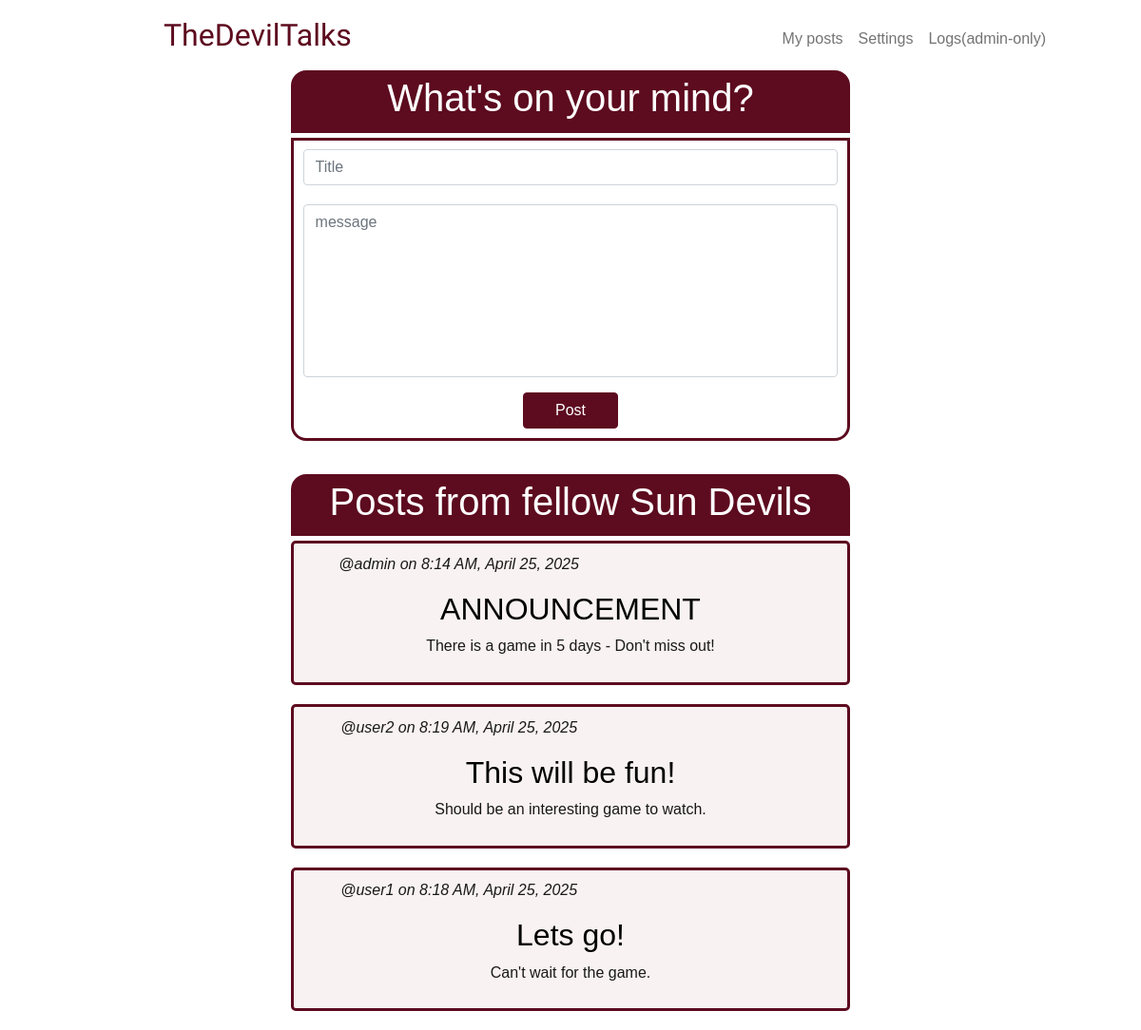
The page / (signed in) on the database its author committed.
### tables this page shows
CREATE TABLE posts (
    id INTEGER PRIMARY KEY AUTOINCREMENT NOT NULL,
    user_id INTEGER NOT NULL,
    title TEXT NOT NULL, 
    content TEXT NOT NULL,
    time_stamp DATETIME DEFAULT CURRENT_TIMESTAMP,
    FOREIGN KEY (user_id) REFERENCES users(id) ON DELETE RESTRICT
);

CREATE TABLE users (
    id INTEGER PRIMARY KEY AUTOINCREMENT NOT NULL,
    username TEXT UNIQUE NOT NULL,
    hashed_password TEXT NOT NULL,
    joined_at DATETIME NOT NULL DEFAULT CURRENT_TIMESTAMP,
    is_admin BOOLEAN DEFAULT FALSE
);

### app.py (the view)
@app.route("/", methods=["GET", "POST"])
@login_required
def home():
    fetch_query = """
    WITH ranked_posts AS (
        SELECT
            posts.id,
            posts.title,
            posts.content,
            posts.time_stamp,
            users.username,
            users.is_admin,
            RANK() OVER (
                ORDER BY users.is_admin DESC, posts.time_stamp DESC
            ) AS rank_order
        FROM posts
        JOIN users ON posts.user_id = users.id
        )
        SELECT *
        FROM ranked_posts
        ORDER BY rank_order;
    """
    if request.method == "POST":
        title = request.form.get("title")
        content = request.form.get("content")
        if not title:
            error_title = "*Add a title"
            posts = db.execute(fetch_query)
            return render_template("home.html", error_title=error_title, posts=posts, content=content)
        if not content:
            error_content = "Write a comment."
            posts = db.execute(fetch_query)
            return render_template("home.html", error_content=error_content, posts=posts, title=title)
        title = request.form.get("title")
        content = request.form.get("content")
        db.execute("INSERT INTO posts (user_id, title, content) VALUES (?, ?, ?)",
                    session["user_id"], title, content)
        posts = db.execute(fetch_query)
        return render_template("home.html", posts=posts)
    else:
        posts = db.execute(fetch_query)
        return render_template("home.html", posts=posts)

### app.py (called while the page is built)
def login_required(f):
    @wraps(f)
    def decorated_function(*args, **kwargs):
        if session.get("user_id") is None:
            return redirect("/login")
        return f(*args, **kwargs)
    return decorated_function

@app.template_filter("format_datetime")
def format_datetime(date_time):
    try:
        parsed_date_time = datetime.strptime(date_time, "%Y-%m-%d %H:%M:%S")
        if platform.system() == "Windows":
            format = "%#I:%M %p, %B %d, %Y" # Hashtag instead of '-'
        else:
            format = "%-I:%M %p, %B %d, %Y" # UNIX OS: '-' instead of Hashtag
        return parsed_date_time.strftime(format)
    except Exception:
        return date_time

### templates/home.html (shortened to what this page needs)
{% extends "layout.html" %}
{% block main %}
    <div class="users-post-header">
        <h1> What's on your mind? </h1>
    </div>
    <div class="users-post-container">
        <form action="/" method="post">
            <div class="mb-3">
                <input class="form-control" id="title" name="title" placeholder="Title" type="text" value="{{ title }}">
            </div>
            <div class="mb-3">
                <textarea class="form-control" id="content" name="content" placeholder="message" rows = "7" maxlength="500" style="resize: none" >{{ content }}</textarea>
            </div>
            <button class="btn btn-primary main-button" id="home-button" type="submit"> Post </button>
        </form>
    </div>
    <div class="others-post-header">
        <h1> Posts from fellow Sun Devils </h1>
    </div>
    <div>
        {% for post in posts %}
            <div class="others-post-container">
                <div class="row">
                    <div class="column left">
                        <p> <i>@{{ post["username"] }} on {{ post["time_stamp"] | format_datetime }}</i></p>
                    </div>
                </div>
                <h2> {{ post["title"] }} </h2>
                <p> {{ post["content"] }} </p>
            </div>
        {% endfor %}
    </div>
{% endblock %}

### static/styles.css (style rules this page uses)
h1 { font-size: 40px; }
p { color:rgba(0, 0, 0, 0.9) ; }
* { font-family: Verdana, Geneva, Tahoma, sans-serif; }
.users-post-header { background-color: rgb(93, 11, 31); color: rgb(255, 255, 255); margin: 0 25% 0 25%; padding: 0.3rem; text-align: center; border-radius: 1rem 1rem 0 0; }
.users-post-container { background-color: rgba(255, 255, 255, 0.9); border: solid; border-width: 3px; border-color: rgb(93, 11, 31); color: rgb(93, 11, 31); margin: 5px 25% 20px 25%; padding: 0.6rem; text-align: center; border-radius: 0 0 1rem 1rem; }
.others-post-header { background-color: rgb(93, 11, 31); color: rgb(255, 255, 255); margin: 35px 25% 0 25%; padding: 0.3rem; text-align: center; border-radius: 1rem 1rem 0 0; }
.others-post-container { background-color: rgba(128, 0, 0, 0.05); border: solid; border-width: 3px; border-color: rgb(93, 11, 31); color: rgb(0, 0, 0); margin: 5px 25% 20px 25%; padding: 0.6rem; text-align: center; border-radius: 5px; }
.main-button, .main-button:hover { background-color: rgb(93, 11, 31); color: rgb(255, 255, 255); border-color: rgb(93, 11, 31); width:100px; font-size: 16px; }
.row { display: flex !important; }
.column { float: left; }
.left { width: 60% !important; }
input { margin-bottom: 20px !important; }

### rows shown on the page
posts: username "admin", time_stamp "8:14 AM, April 25, 2025", title "ANNOUNCEMENT", content "There is a game in 5 days - Don't miss out!"
posts: username "user2", time_stamp "8:19 AM, April 25, 2025", title "This will be fun!", content "Should be an interesting game to watch."
posts: username "user1", time_stamp "8:18 AM, April 25, 2025", title "Lets go!", content "Can't wait for the game."
